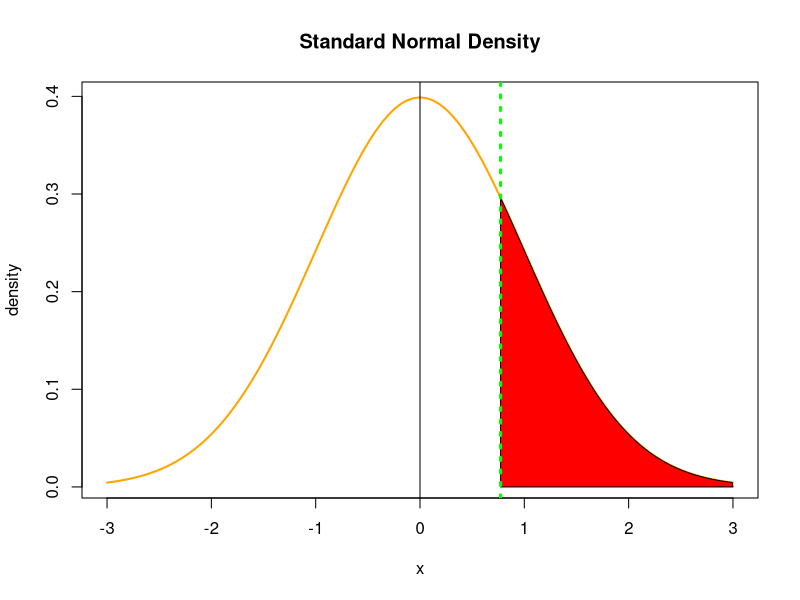

Reproduce this figure in R.
# Predict 401 Demonstration of Calculations using R for Week 6 

#----------------------------------------------------------------------------
#----------------------------------------------------------------------------
# The main objective of this program is to demonstrate the capabilities of R.
# Examples of calculations dealing with statistical inference as it relates to 
# hypothesis testing for single populations will be given.  Refer to Chapter 9
# of Business Statistics.  Regarding R, library functions do not exist for certain
# statistical tests.  Library functions are used in what follows if available.


# Demonstration Problem 9.1 Section 9.2 page 315:  The average out-of-pocket
# expenditure for a dental tooth filling is believed to be $141 if insured. 
# It is believed the actual average expenditure is greater than $141.  To test 
# this assertion, a random sample of size 32 and the resulting out-of-pocket
# expenditures is recorded.  The population standard deviation is $30.  At the 
# 5% alpha level, test the assertion assuming the population is normally distributed.

cost.data <- c(147,152,119,142,163,151,123,118,145,166,149,130,158,175,142,160,
               175,125,147,210,132,156,139,122,163,175,120,135,207,141,170,110)

# The null hypothesis is that the population mean is $141.  The alternative is 
# one-sided "greater than" the $141.  The belief is that the cost has increased.  

# To test, first calculate the z-score.

z <- (mean(cost.data)-141)/(30/sqrt(32))
z

# Next, use alpha = 0.05 in qnorm() to obtain the critical value for comparison.
# Since this is a one-sided test, only one critical value is used.

critical.value <- qnorm(0.95, mean = 0, sd = 1, lower.tail = TRUE)
critical.value 

# The z score is less than the critical value. The null hypothesis can not be
# rejected at the 5% level.  This same conclusion can be reached using a p-value.

pnorm(z, mean = 0, sd = 1, lower.tail = FALSE)

# Since the p-value exceeds 5%, the null hypothesis can not be rejected.
# Using the critical value, it is possible to solve for the sample mean which
# would result in rejection.

critical.value*(30/sqrt(32))+141

# Continue the example assuming the population standard deviation is not
# known.  This requires use of the t-test.  The degrees of freedom for the test
# are 31.  However, the standard deviation is divided by the sample size.

t <- (mean(cost.data)-141)/(sd(cost.data)/(sqrt(32)))
t

critical.value <- qt(0.95, 31, lower.tail = TRUE)
critical.value

# The critical value is less than the t-value so the null hypothesis can be
# rejected.  The difference in result is a consequence of a smaller sample variance.
# A p-value may be calculated as well.  It is smaller than 5%.

pt(t, 31, lower.tail = FALSE)

# Since the entire data set is available, t.test() can be used.

t.test(cost.data, alternative = c("greater"), mu = 141, conf.level = 0.95)

# This confirms the preceding calculations.

#-------------------------------------------------------------------------------

# Example of hypothesis testing with proportions: a person is presented with 400
# true/false questions and answers correctly 215 times.  If the person is guessing 
# at random, we would expect 50% success.  The person says he did not guess at 
# random and should have done better than chance alone.  Test this assertion 
# with alpha = 0.05.

z <- (215/400 - 0.5)/sqrt(0.5*0.5/400)
z

# With n = 400 and p = 0.5, np = 200 > 5 so we use the normal approximation.

critical.value <- qnorm(0.95, mean = 0, sd = 1, lower.tail = TRUE)
critical.value

# A p value may be determined.

pnorm(z, mean = 0, sd = 1, lower.tail = FALSE)

# Since the z value is less than the critical value, the null hypothesis of
# random quessing can not be rejected.  This can be confirmed using prop.test().

prop.test(215, 400, alternative = c("greater"), conf.level = 0.95, correct = FALSE)

# With smaller sample sizes it is advantageous to use binom.test().  This test
# is based on exact binomial probabilities without using the normal approximation.

binom.test(215, 400, p = 0.5, alternative = c("greater"), conf.level = 0.95)

# In this case the conclusions are the same.
#-------------------------------------------------------------------------------

# The data for Demonstration Problem 9.1 Section 9.2 page 315 produced different
# results depending on whether the z test or the t test were used.  In
# this example we will compare the population variance to the sample variance.  
# The population standard deviation is $30.  The sample standard deviation is 
# 23.98586 with 31 degrees of freedom.  We follow the steps shown in Demonstration
# Problem 9.4 Section 9.5 page 335 of Business Statistics.

chi <- (31*var(cost.data)/30^2)  # This is the test statistic.
chi

# To find the critical values for a one-sided test, we use qchisq().

q.values <- qchisq(0.05, 31, lower.tail = TRUE)
q.values

# The value for the test statistic is above the critical value.
# The null hypothesis of equality can not be rejected.  

pchisq(chi, 31, lower.tail = TRUE)

#-------------------------------------------------------------------------------

# Calculating Type II Error Rates

# Refer to Section 9.6 and the subsequent Demonstration Problems.  Consider the
# following problem.  Are containers underfilled?  The nominal filling level is 
# an average of 12 oz.  An unacceptable filling level is a average of 11.96 oz.
# This defines the null and alternative hypotheses.  The standard deviation for
# filling is 0.1 oz.  With a random sample of 60, what is the probability of not
# rejecting the null hypothesis when the filling level is 11.96 given alpha = 0.05?
# Assume a normal distribution.  The use of functions will be shown.

# Calculating the Type II error rate for this problem involves three steps.
# 1) Determine the critical value that would prompt rejection of the null hypothesis.
# 2) Assume the alternative hypothesis is true, and calculate a z value using 
# the critical value obtained from 1). 
# 3) Assuming the alternative hypothesis is true, use the z value from 2) to find
# the probability of not rejecting the null hypothesis.

# Power is defined as 1.0 minus the Type II error rate.  Power will vary 
# as a function of sample size and the Type I error rate.

# First calculate the critical fill level that would be used to compare against
# a sample mean fill value.  For this purpose define a function to be used later.

n <- 60
alpha <- 0.01
sigma <- 0.1
nominal <- 12.0

# Find the critical z value that would result in rejecting the null hypothesis.

critical.z <- qnorm(alpha,0,1)  # Refer to Figure 9.22 and following.
critical.z   # Note that we are working in the left tail of the normal distribution.

# Express the critical z value in terms of a critical fill volume.

value <- nominal + critical.z*(sigma/sqrt(n))  

# Reject the null hypothesis if the sample mean is less than this value.

# Now assume the alternate hypothesis is true and the average fill level is 11.96. 
# What is the probability of obtaining a sample average which is above the critical
# fill value which would not result in rejecting the null hypothesis?  

alternative <- 11.96
zvalue <- (value-alternative)*(sqrt(n)/sigma)
zvalue

# If the sample generates a mean fill volume greater than zvalue, the null
# hypothesis will not be rejected.  For this problem, this corresponds to finding
# the tail area to the right of the z value determined above.  

pnorm(zvalue, 0, 1, lower.tail = FALSE)  # Type II error rate

cord.x <- c(zvalue, seq(zvalue, +3.0, 0.01), 3.0)
cord.y <- c(0, dnorm(seq(zvalue, +3.0, 0.01),0,1), 0)
curve(dnorm(x,0,1),xlim=c(-3,3),main="Standard Normal Density", ylab = "density",
      col = "orange", lwd = 2)
polygon(cord.x,cord.y,col="red")
abline(v = zvalue, col="green", lty = 3, lwd = 3)
abline(v = 0)

# The probability of having a sample mean greater than value(60) is 7.3%. There are 
# slight differences from the text due to rounding during the calculation.

# The power of a statistical test is 1 minus the Type II error rate.  Reducing the
# size of the Type I error rate makes it more difficult to reject the null 
# hypothesis thus reducing the power.
